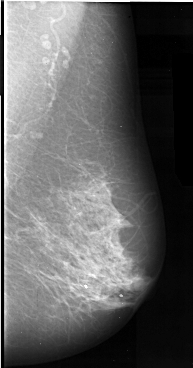
#> input picture src/image_preprocessing/test_ddsm.jpg, 193 x 368 px; its folder holds only this picture in this run
$ python -i preprocessing_DDSM_lishen.py   (imports and definitions only)   (older library calls are emulated)
#> lines starting #> are read from the running program, lines starting #| are printed output that depends on the picture; after the words box and inside, x2 and y2 are one past the last pixel; in counts of white or black regions, pixels touching at a corner belong together
from copy import copy

import cv2
import numpy as np


class DMImagePreprocessor(object):
    '''Class for preprocessing images in the DM challenge
    '''

    def __init__(self):
        '''Constructor for DMImagePreprocessor
        '''
        pass

    def select_largest_obj(self, img_bin, lab_val=255, fill_holes=False,
                           smooth_boundary=False, kernel_size=15):
        '''Select the largest object from a binary image and optionally
        fill holes inside it and smooth its boundary.
        Args:
            img_bin (2D array): 2D numpy array of binary image.
            lab_val ([int]): integer value used for the label of the largest
                    object. Default is 255.
            fill_holes ([boolean]): whether fill the holes inside the largest
                    object or not. Default is false.
            smooth_boundary ([boolean]): whether smooth the boundary of the
                    largest object using morphological opening or not. Default
                    is false.
            kernel_size ([int]): the size of the kernel used for morphological
                    operation. Default is 15.
        Returns:
            a binary image as a mask for the largest object.
        '''
        n_labels, img_labeled, lab_stats, _ = \
            cv2.connectedComponentsWithStats(img_bin, connectivity=8,
                                             ltype=cv2.CV_32S)
        largest_obj_lab = np.argmax(lab_stats[1:, 4]) + 1
        largest_mask = np.zeros(img_bin.shape, dtype=np.uint8)
        largest_mask[img_labeled == largest_obj_lab] = lab_val
        # import pdb; pdb.set_trace()
        if fill_holes:
            bkg_locs = np.where(img_labeled == 0)
            bkg_seed = (bkg_locs[0][0], bkg_locs[1][0])
            img_floodfill = largest_mask.copy()
            h_, w_ = largest_mask.shape
            mask_ = np.zeros((h_ + 2, w_ + 2), dtype=np.uint8)
            cv2.floodFill(img_floodfill, mask_, seedPoint=bkg_seed,
                          newVal=lab_val)
            holes_mask = cv2.bitwise_not(img_floodfill)  # mask of the holes.
            largest_mask = largest_mask + holes_mask
        if smooth_boundary:
            kernel_ = np.ones((kernel_size, kernel_size), dtype=np.uint8)
            largest_mask = cv2.morphologyEx(largest_mask, cv2.MORPH_OPEN,
                                            kernel_)

        return largest_mask

    @staticmethod
    def max_pix_val(dtype):
        if dtype == np.dtype('uint8'):
            maxval = 2 ** 8 - 1
        elif dtype == np.dtype('uint16'):
            maxval = 2 ** 16 - 1
        else:
            raise Exception('Unknown dtype found in input image array')
        return maxval

    def suppress_artifacts(self, img, global_threshold=.05, fill_holes=False,
                           smooth_boundary=True, kernel_size=15):
        '''Mask artifacts from an input image
        Artifacts refer to textual markings and other small objects that are
        not related to the breast region.
        Args:
            img (2D array): input image as a numpy 2D array.
            global_threshold ([int]): a global threshold as a cutoff for low
                    intensities for image binarization. Default is 18.
            kernel_size ([int]): kernel size for morphological operations.
                    Default is 15.
        Returns:
            a tuple of (output_image, breast_mask). Both are 2D numpy arrays.
        '''
        maxval = self.max_pix_val(img.dtype)
        # maxval = 10
        if global_threshold < 1.:
            low_th = int(img.max() * global_threshold)
        else:
            low_th = int(global_threshold)
        _, img_bin = cv2.threshold(img, low_th, maxval=maxval,
                                   type=cv2.THRESH_BINARY)
        breast_mask = self.select_largest_obj(img_bin, lab_val=maxval,
                                              fill_holes=True,
                                              smooth_boundary=True,
                                              kernel_size=kernel_size)
        img_suppr = cv2.bitwise_and(img, breast_mask)

        return (img_suppr, breast_mask)

    # [130 lines left out: functions segment_breast, remove_pectoral, not called in this run]

    def process(self, img, median_filtering=True, blur_kn_size=3,
                artif_suppression=True, low_int_threshold=.05, kernel_size=15,
                pect_removal=False, high_int_threshold=.8, **pect_kwargs):
        '''Perform multi-stage preprocessing on the input image
        Args:
            blur_kn_size ([int]): kernel size for median blurring.
            low_int_threshold ([int]): cutoff used in artifacts suppression.
            high_int_threshold ([int]): cutoff used in pectoral muscle removal.
        Returns:
            a tuple of (processed_image, color_image_with_boundary). If
            pectoral removal was not called, the color image is None.
        '''
        img_proc = img.copy()
        if median_filtering:
            img_proc = cv2.medianBlur(img_proc, blur_kn_size)
            # cv2.imshow('img_proc', img_proc)
            # cv2.waitKey()
        if artif_suppression:
            img_proc, mask_ = self.suppress_artifacts(
                img_proc, global_threshold=low_int_threshold,
                kernel_size=kernel_size)
            # cv2.imshow('img_proc', img_proc)
            # cv2.imshow('mask_', mask_)
            # cv2.waitKey()
        else:
            _, mask_ = self.suppress_artifacts(img_proc)
        if pect_removal:
            img_proc, img_col = self.remove_pectoral(
                img_proc, mask_, high_int_threshold=high_int_threshold,
                **pect_kwargs)
            # cv2.imshow('img_proc', img_proc)
            # cv2.imshow('img_col', img_col)
            # cv2.waitKey()
        else:
            img_col = None

        return (img_proc, img_col)

    # [29 lines left out: function only_remove_pectoral_muscle, not called in this run]

>>> import cv2
>>> picture = cv2.imread('test_ddsm.jpg')
#> picture is the input picture: shape (368, 193, 3); min 0, max 255, mean 97.4
>>> result = DMImagePreprocessor().process(picture)
#> in suppress_artifacts, `low_th = int(img.max() * global_threshold)`: low_th = 12
#> in suppress_artifacts, `_, img_bin = cv2.threshold(img, low_th, maxval=maxval, type=cv2.THRESH..`:
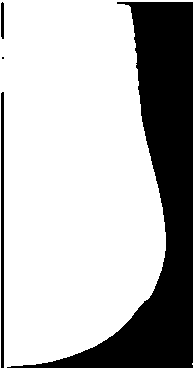
#> img_bin: shape (368, 193, 3); 71.7% white; 4 black regions (1 under 20 px), largest, box (x1, y1, x2, y2) and area: (7, 2, 193, 368) 19170, (1, 92, 4, 368) 827, (1, 2, 4, 39) 107
#> (the run stopped early here; a loop or call above may not have finished)

$ run again, on src/image_preprocessing/test.png
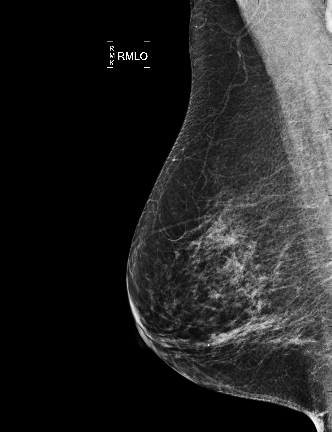
#> input picture src/image_preprocessing/test.png, 332 x 432 px
#> picture is the input picture: shape (432, 332, 3); min 0, max 255, mean 38.1
#> low_th = 12
#> in suppress_artifacts, `_, img_bin = cv2.threshold(img, low_th, maxval=maxval, type=cv2.THRESH..`:
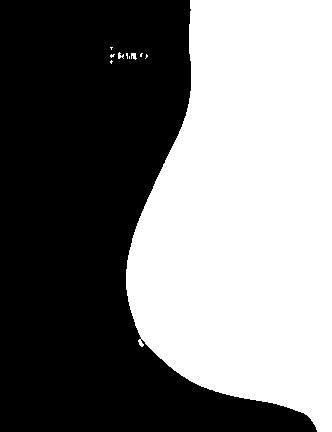
#> img_bin: shape (432, 332, 3); 47.8% white; 10 white regions (7 under 20 px), largest, box (x1, y1, x2, y2) and area: (126, 0, 332, 432) 68474, (131, 53, 137, 60) 29, (118, 52, 124, 59) 25
